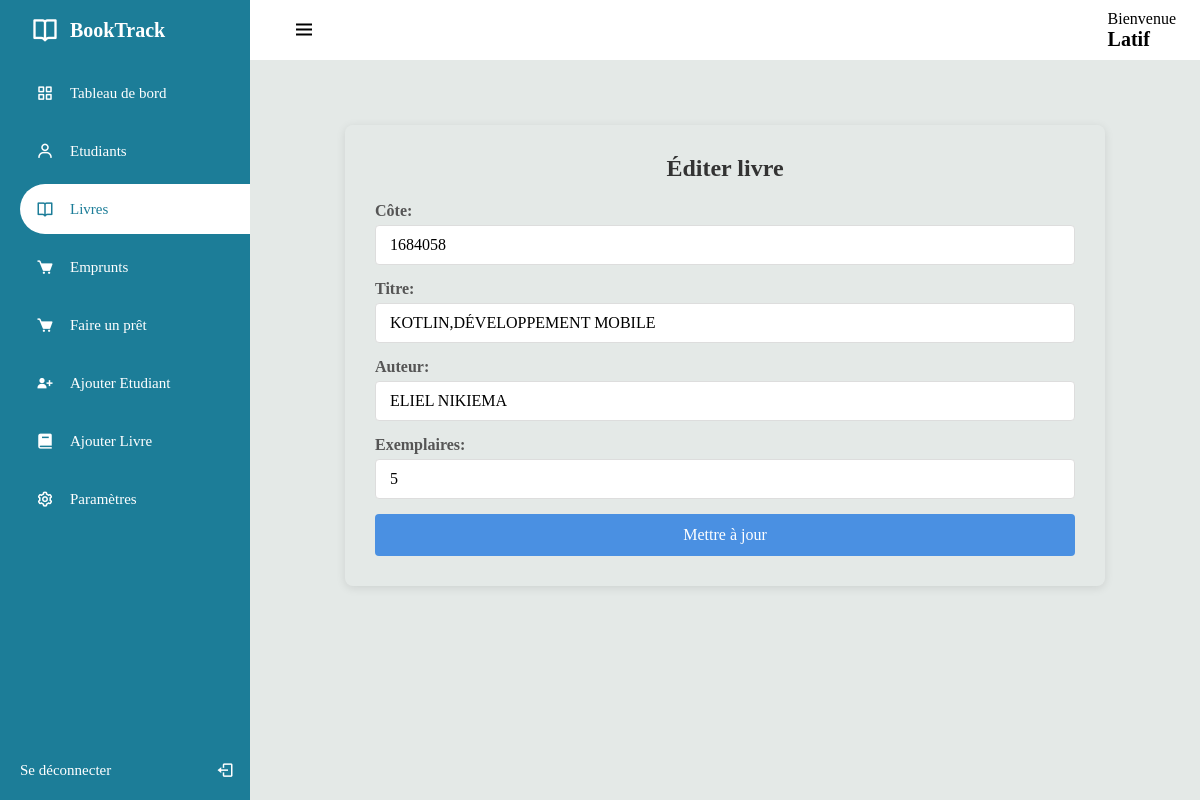
The app's page /librarians/scripts/edit_book.php?id=1 (signed in) with its own data.
### tables this page shows
CREATE TABLE IF NOT EXISTS `librarian` (
  `librarian_id` int NOT NULL AUTO_INCREMENT,
  `librarian_name` varchar(100) NOT NULL,
  `librarian_mail` varchar(100) NOT NULL,
  `librarian_tel` varchar(100) NOT NULL,
  `librarian_pass` text NOT NULL,
  `library_id` int NOT NULL,
  `must_changes` tinyint(1) NOT NULL DEFAULT '1',
  PRIMARY KEY (`librarian_id`),
  KEY `lib_lib_id` (`library_id`)
);

CREATE TABLE IF NOT EXISTS `book` (
  `book_id` int NOT NULL AUTO_INCREMENT,
  `book_quote` int NOT NULL,
  `book_title` varchar(100) NOT NULL,
  `book_auth` varchar(100) NOT NULL,
  `book_copies` int NOT NULL,
  `library_id` int NOT NULL,
  PRIMARY KEY (`book_id`),
  UNIQUE KEY `UNIQUE` (`book_quote`),
  KEY `lib_bk_id` (`library_id`)
);

### librarians/scripts/edit_book.php (the view, shortened to what this page needs)
<?php require "../../config/config.php" ?>
<?php
    $id = $_SESSION['lib_id'];
    $research = $conn->prepare("SELECT * FROM librarian WHERE librarian_id = '$id'");
    $research->execute();
    $librarian = $research->fetch(PDO::FETCH_ASSOC);
    if(isset($_GET['id'])){
        $book_id = $_GET['id'];
        if($_SERVER["REQUEST_METHOD"] == "POST"){
            $book_quote = htmlspecialchars(trim($_POST['book_quote']));
            $book_title = htmlspecialchars(trim($_POST['book_title']));
            $book_auth = htmlspecialchars(trim($_POST['book_auth']));
            $book_copies = $_POST['book_copies'];
            $sql = "SELECT book_title FROM book WHERE book_quote = :quote  AND book_id != :id";
            $stmt = $conn->prepare($sql);
            $stmt->bindParam(':quote', $book_quote);
            $stmt->bindParam(':id', $book_id, PDO::PARAM_INT);
            $stmt->execute();
            $result = $stmt->fetch(PDO::FETCH_ASSOC);
            if($result){
                header("location: edit_book.php?id=$book_id");
                exit();
            } else {
                $sql = "UPDATE book SET book_title = :title, book_auth = :auth, book_copies = :copies, book_quote = :quote WHERE book_id = :id";
                $stmt = $conn->prepare($sql);
                $stmt->bindParam(':title', $book_title);
                $stmt->bindParam(':auth', $book_auth);
                $stmt->bindParam(':copies', $book_copies);
                $stmt->bindParam(':quote', $book_quote);
                $stmt->bindParam(':id', $book_id, PDO::PARAM_INT);
                $update = $stmt->execute();
                if($update){
                    header("location: ../books.php");
                    exit();
                } else {
                    header("location: edit_book.php?id=$book_id");
                    exit();
                }
            }
        } else {
            $sql = "SELECT * FROM book WHERE book_id = :id";
            $stmt = $conn->prepare($sql);
            $stmt->bindParam(':id', $book_id);
            $stmt->execute();
            $book = $stmt->fetch(PDO::FETCH_ASSOC);
        }
    }
?>
<!DOCTYPE html>
<html lang="fr">
<head>
	<link rel="stylesheet" href="../../assets/css/libra.css?v=1.0">
	<link href='https://unpkg.com/boxicons@2.1.1/css/boxicons.min.css' rel='stylesheet'>
</head>
<body>
	<div class="sidebar">
		<div class="logo_details">
			<i class='bx bx-book-open'></i>
			<div class="logo_name">
				BookTrack
			</div>
		</div>
		<ul>
			<li>
				<a href="../librarian_dash.php">
				<i class='bx bx-grid-alt'></i>
				<span class="links_name">
					Tableau de bord
				</span>
				</a>
			</li>
			<li>
				<a href="../students.php" >
				<i class='bx bx-user'></i>
				<span class="links_name">
					Etudiants
				</span>
				</a>
			</li>
			<li>
				<a href="../books.php" class="active">
				<i class='bx bx-book-open'></i>
				<span class="links_name">
					Livres
				</span>
				</a>
			</li>
            <li>
				<a href="../borrowings.php">
				<i class='bx bxs-cart'></i>
				<span class="links_name">
					Emprunts
				</span>
				</a>
			</li>
			<li>
				<a href="../loan.php">
				<i class='bx bxs-cart'></i>
				<span class="links_name">
					Faire un prêt
				</span>
				</a>
			</li>
			<li>
				<a href="../add_student.php">
				<i class='bx bxs-user-plus'></i>
				<span class="links_name">
					Ajouter Etudiant
				</span>
				</a>
			</li>
			<li>
				<a href="../add_book.php">
				<i class='bx bxs-book'></i>
				<span class="links_name">
					Ajouter Livre
				</span>
				</a>
			</li>
			<li>
				<a href="../setting.php">
				<i class='bx bx-cog'></i>
				<span class="links_name">
					Paramètres
				</span>
				</a>
			</li>
			<li class="login">
				<a href="../logout.php">
				<span class="links_name login_out">
					Se déconnecter
				</span>
				<i class='bx bx-log-out' id="log_out"></i>
				</a>
			</li>
		</ul>
	</div>
	<section class="home_section">
		<div class="topbar">
			<div class="toggle">
				<i class='bx bx-menu' id="btn"></i>
			</div>
			<div class="user_wrapper">
				<p>Bienvenue</p>
				<?php if(isset($_SESSION['lib_id'])): ?>
                    <h2 style="text-transform: capitalize; font-size:20px;">
                    	<?php echo $librarian['librarian_name']; ?>
                    </h2>
                <?php endif; ?>
			</div>
		</div>
        <div class="details" style="background:none;">
            <h1>Éditer livre</h1>
            <form method="POST">
                <label for="book_quote" >Côte:</label>
                <input type="int" id="book_quote" name="book_quote" value=" <?= htmlspecialchars($book['book_quote']) ?> " required maxlength="8">
                <label for="book_title">Titre:</label>
                <input type="text" id="book_title" name="book_title" value=" <?= htmlspecialchars($book['book_title']) ?> " required style="text-transform:uppercase;">
                <label for="book_auth">Auteur:</label>
                <input type="text" id="book_auth" name="book_auth" value=" <?= htmlspecialchars($book['book_auth']) ?> " required style="text-transform:uppercase;">
                <label for="book_copies">Exemplaires:</label>
                <input type="int" id="book_copies" name="book_copies" value=" <?= htmlspecialchars($book['book_copies']) ?> " required style="text-transform:uppercase;">
                <button type="submit">Mettre à jour</button>
            </form>
        </div>
	</section>
</body>
</html>

### assets/css/libra.css (style rules this page uses)
:root { --blue: #0053f3; --dark-blue: #1c7d98; --white: #fff; --gray: #8390a2; }
* { margin: 0; padding: 0; box-sizing: border-box; font-family: Georgia, 'Times New Roman', Times, serif; }
.sidebar { position: fixed; left: 0; top: 0; width: 250px; height: 100%; padding-left: 20px; background: var(--dark-blue); transition: all 0.5s ease; z-index: 99; }
.sidebar .logo_details { position: relative; height: 60px; display: flex; align-items: center; }
.sidebar li { position: relative; margin: 8px 0; list-style: none; }
.sidebar i { position: relative; height: 60px; min-width: 50px; font-size: 28px; line-height: 60px; text-align: center; color: var(--white); }
.sidebar .logo_details .logo_name { font-size: 20px; font-weight: 600; color: var(--white); transition: all 0.5s ease; }
.toggle { position: relative; }
#btn { font-size: 24px; cursor: pointer; }
.sidebar ul li a i { position: relative; height: 50px; font-size: 18px; line-height: 50px; }
.sidebar ul li a { width: 100%; height: 100%; display: flex; align-items: center; text-decoration: none; border-radius: 30px 0px 0px 30px; transition: all 0.5s ease; }
.sidebar ul li a .links_name { font-size: 15px; font-weight: 400; color: var(--white); transition: 0.4s; }
.sidebar li.login { position: fixed; width: 250px; height: 60px; left: 0; bottom: -8px; padding: 20px 20px; background: var(--white-blue); transition: all 0.5s ease; }
.sidebar .login #log_out { position: absolute; height: 60px; right: 0; top: 50%; transform: translateY(-50%); line-height: 60px; transition: all 0.5s ease; }
.sidebar li a.active { background: var(--white); }
.sidebar li a.active .links_name, .sidebar li a.active i { color: var(--dark-blue); }
.home_section { position: relative; width: calc(100% - 250px); min-height: 100vh; left: 250px; top: 0; background: #E4E9E7; transition: all 0.5s ease; }
.home_section .topbar { position: relative; width: 100%; height: 60px; display: flex; justify-content: space-between; align-items: center; padding: 1rem 1.5rem; background: var(--white); }
.home_section .topbar .toggle { position: relative; width: 60px; height: 60px; display: flex; justify-content: center; align-items: center; font-size: 2em; cursor: pointer; }
.details { position: relative; width: 100%; padding: 20px; display: grid; grid-template-columns: 3fr; background-color: #f9f9f9; border-radius: 10px; box-shadow: 0 4px 8px rgba(0, 0, 0, 0.1); }

### librarians/scripts/edit_book.php (style rules this page uses)
.details { margin: 0 auto; background-color: #ffffff; border-radius: 8px; box-shadow: 0 2px 10px rgba(0, 0, 0, 0.1); padding: 30px; margin-top: 65px; width: 80%; }
h1 { color: #333; text-align: center; margin-bottom: 20px; }
form { display: flex; flex-direction: column; }
label { margin-bottom: 5px; color: #555; font-weight: bold; }
input { padding: 10px; margin-bottom: 15px; border: 1px solid #ddd; border-radius: 4px; font-size: 16px; }
button { background-color: #4a90e2; color: white; border: none; padding: 12px; border-radius: 4px; font-size: 16px; cursor: pointer; transition: background-color 0.3s ease; }

### records on screen
librarian: librarian_name "Latif"
book: book_quote "1684058", book_title "Kotlin,Développement Mobile", book_auth "Eliel NIKIEMA", book_copies "5"
